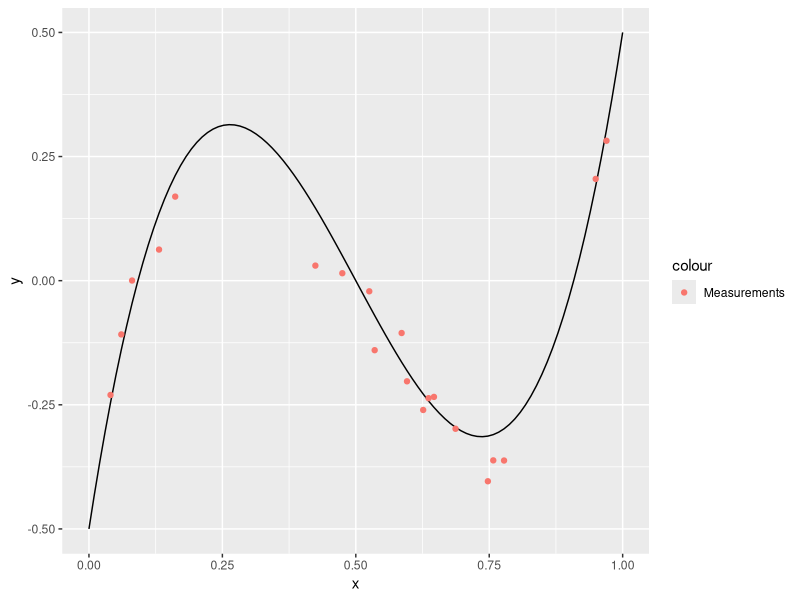
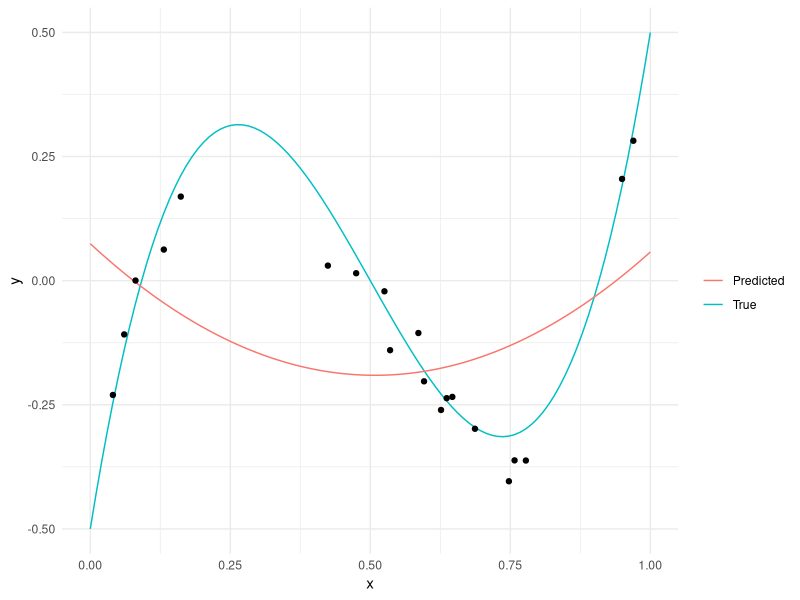
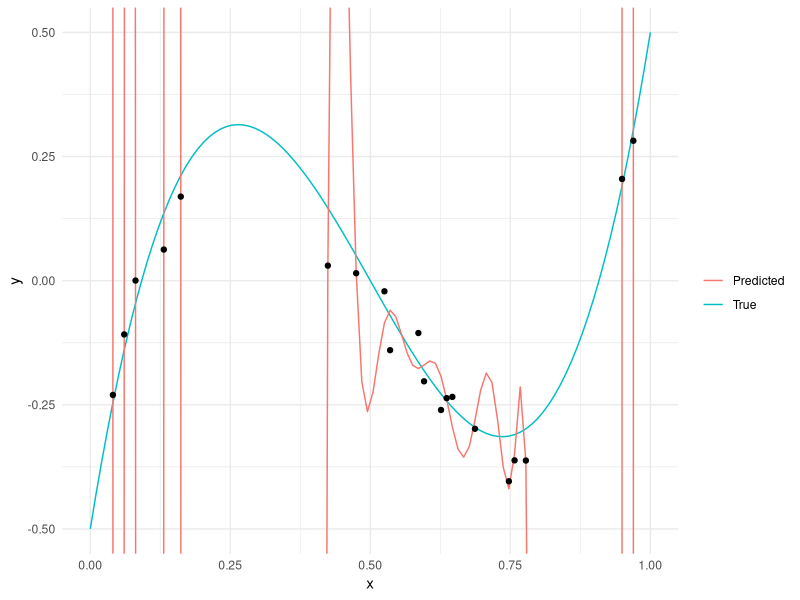
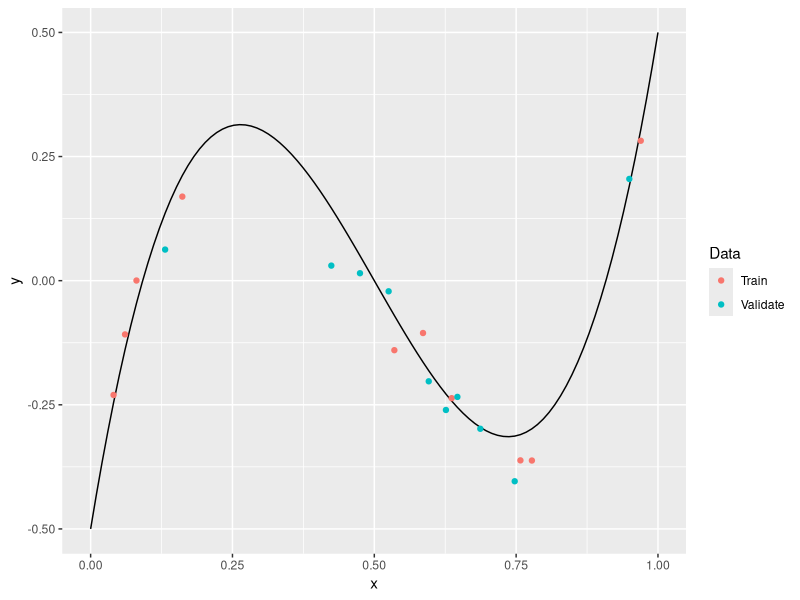
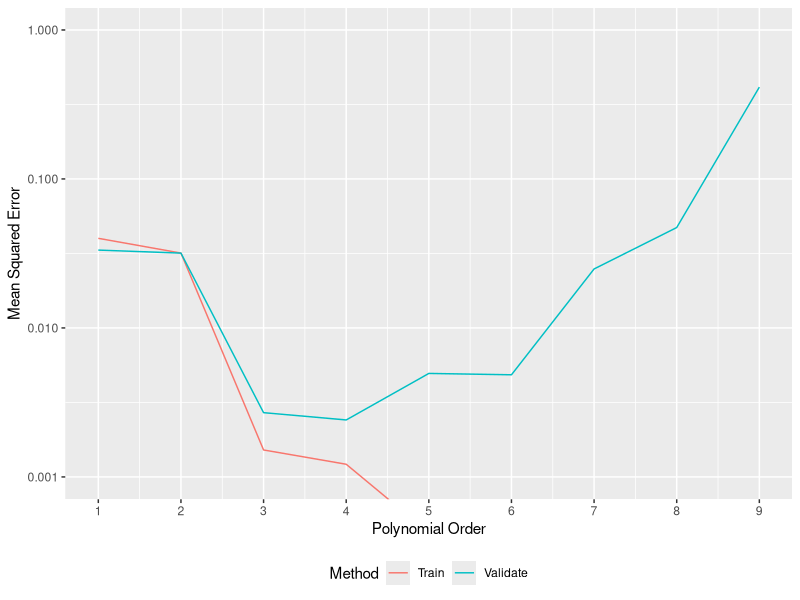
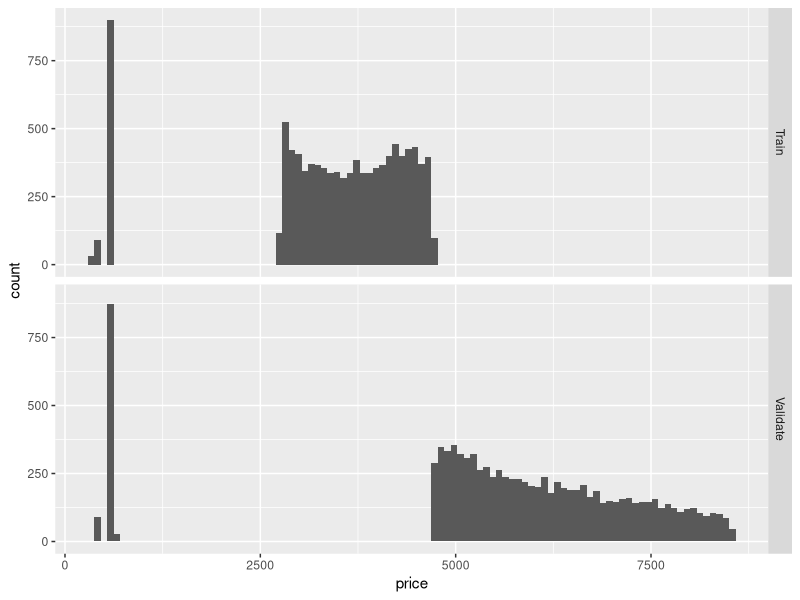

Reproduce these figures in R, in order.
## ---- chunk 1
library(tidyverse)
library(modelr)
library(broom)
## ---- chunk 2
## NOTE: No need to edit this chunk
set.seed(101)

# Ground-truth function we seek to approximate
fcn_true <- function(x) {12 * (x - 0.5)^3 - 2 * x + 1}

# Generate data
n_samples <- 100
df_truth <-
  tibble(x = seq(0, 1, length.out = n_samples)) %>%
  mutate(
    y = fcn_true(x),                     # True values
    y_meas = y + 0.05 * rnorm(n_samples) # Measured with noise
  )

# Select training data
df_measurements <-
  df_truth %>%
  slice_sample(n = 20) %>%
  select(x, y_meas)

# Visualize
df_truth %>%
  ggplot(aes(x, y)) +
  geom_line() +
  geom_point(
    data = df_measurements,
    mapping = aes(y = y_meas, color = "Measurements")
  )
## ---- chunk 3
## NOTE: No need to edit this code; run and inspect
# Fit a polynomial of degree = 2
fit_d2 <-
  df_measurements %>%
  lm(
    data = .,
    formula = y_meas ~ poly(x, degree = 2)
  )

# Visualize the results
df_truth %>%
  add_predictions(fit_d2, var = "y_pred") %>%

  ggplot(aes(x)) +
  geom_line(aes(y = y, color = "True")) +
  geom_line(aes(y = y_pred, color = "Predicted")) +
  geom_point(data = df_measurements, aes(y = y_meas)) +

  scale_color_discrete(name = "") +
  theme_minimal()
## ---- chunk 4
## TASK: Fit a high-degree polynomial to df_measurements
# task-begin
fit_over <- NA
# task-end
# solution-begin
fit_over <-
  df_measurements %>%
  lm(data = ., formula = y_meas ~ poly(x, degree = 17))
# solution-end

## NOTE: No need to modify code below
y_limits <-
  c(
    df_truth %>% pull(y) %>% min(),
    df_truth %>% pull(y) %>% max()
  )

df_truth %>%
  add_predictions(fit_over, var = "y_pred") %>%

  ggplot(aes(x)) +
  geom_line(aes(y = y, color = "True")) +
  geom_line(aes(y = y_pred, color = "Predicted")) +
  geom_point(data = df_measurements, aes(y = y_meas)) +

  scale_color_discrete(name = "") +
  coord_cartesian(ylim = y_limits) +
  theme_minimal()
## ---- chunk 5
# TASK: Compute the mse for fit_d2 and fit_over on df_measurements
# solution-begin
mse(fit_d2, df_measurements)
mse(fit_over, df_measurements)
# solution-end
## ---- chunk 6
## NOTE: No need to edit this chunk
set.seed(101)

# Select "training" data from our available measurements
df_train <-
  df_measurements %>%
  slice_sample(n = 10)

# Use the remaining data as "validation" data
df_validate <-
  anti_join(
    df_measurements,
    df_train,
    by = "x"
  )

# Visualize the split
df_truth %>%
  ggplot(aes(x, y)) +
  geom_line() +
  geom_point(
    data = df_train %>% mutate(source = "Train"),
    mapping = aes(y = y_meas, color = source)
  ) +
  geom_point(
    data = df_validate %>% mutate(source = "Validate"),
    mapping = aes(y = y_meas, color = source)
  ) +

  scale_color_discrete(name = "Data")
## ---- chunk 7
## NOTE: No need to change this code
df_sweep <-
  map_dfr(
    seq(1, 9, by = 1),
    function(order) {
      # Fit a temporary model
      fit_tmp <-
        lm(
          data = df_train,
          formula = y_meas ~ poly(x, order)
        )

      # Compute error on the Train and Validate sets
      tibble(
        error_Train = mse(fit_tmp, df_train),
        error_Validate = mse(fit_tmp, df_validate),
        order = order
      )
    }
  ) %>%
  pivot_longer(
    names_to = c(".value", "source"),
    names_sep = "_",
    cols = matches("error")
  )
## ---- chunk 8
## NOTE: No need to edit; inspect and write your observations
df_sweep %>%
  ggplot(aes(order, error, color = source)) +
  geom_line() +

  scale_y_log10() +
  scale_x_continuous(breaks = seq(1, 10, by = 1)) +
  scale_color_discrete(name = "Method") +
  coord_cartesian(ylim = c(1e-3, 1)) +
  theme(legend.position = "bottom") +
  labs(
    x = "Polynomial Order",
    y = "Mean Squared Error"
  )
## ---- chunk 9
diamonds %>%
  select(-price) %>%
  names()
## ---- chunk 10
## NOTE: No need to edit this setup
# Create a test-validate split
set.seed(101)
diamonds_randomized <-
  diamonds %>%
  slice(sample(dim(diamonds)[1]))

diamonds_train <-
  diamonds_randomized %>%
  slice(1:10000)

diamonds_validate <-
  diamonds_randomized %>%
  slice(10001:20000)

# Try to beat this naive model that uses all variables!
fit_full <-
  lm(
    data = diamonds_train,
    formula = price ~ . # The `.` notation here means "use all variables"
  )
## ---- chunk 11
# task-begin
## TODO: Modify the `formula` below to design your model
fit_q5 <-
 lm(
   data = diamonds_train,
   formula = price ~ carat # Add more variables!
 )
# task-end
# solution-begin
## NOTE: This is just one possible model!
fit_q5 <-
  lm(
    data = diamonds_train,
    formula = price ~ carat + cut + color + clarity
  )
# solution-end

# Compare the two models on the validation set
mse(fit_q5, diamonds_validate)
mse(fit_full, diamonds_validate)
## ---- chunk 12
## NOTE: No need to edit this part
diamonds_train_bad <-
  diamonds %>%
  slice(1:10000)

diamonds_validate_bad <-
  diamonds %>%
  slice(10001:20000)

## TODO: Visualize a histogram of prices for both `bad` sets.
# solution-begin
bind_rows(
  diamonds_train_bad %>% mutate(source = "Train"),
  diamonds_validate_bad %>% mutate(source = "Validate")
) %>%
  ggplot(aes(price)) +
  geom_histogram(bins = 100) +

  facet_grid(source ~ .)
# solution-end
